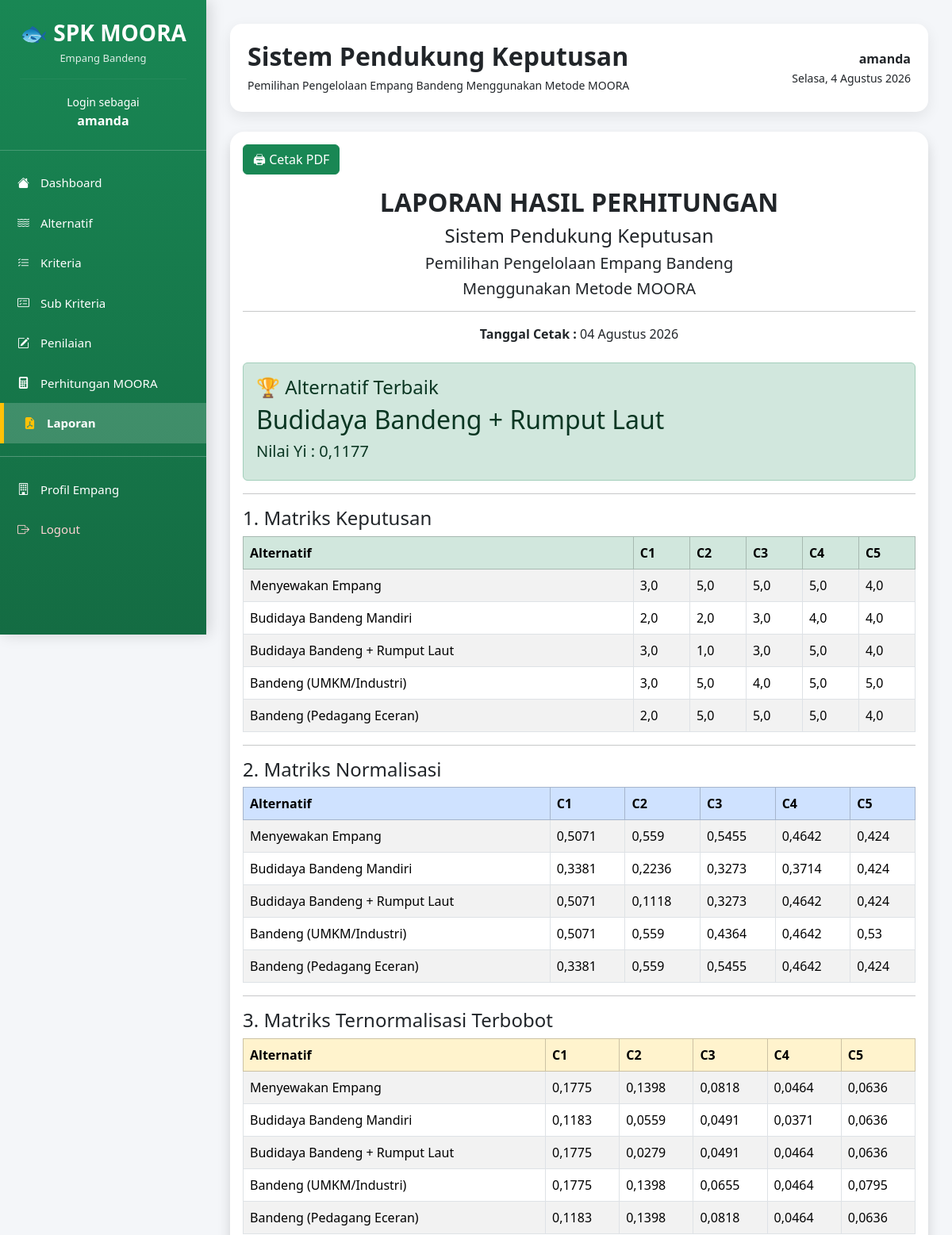
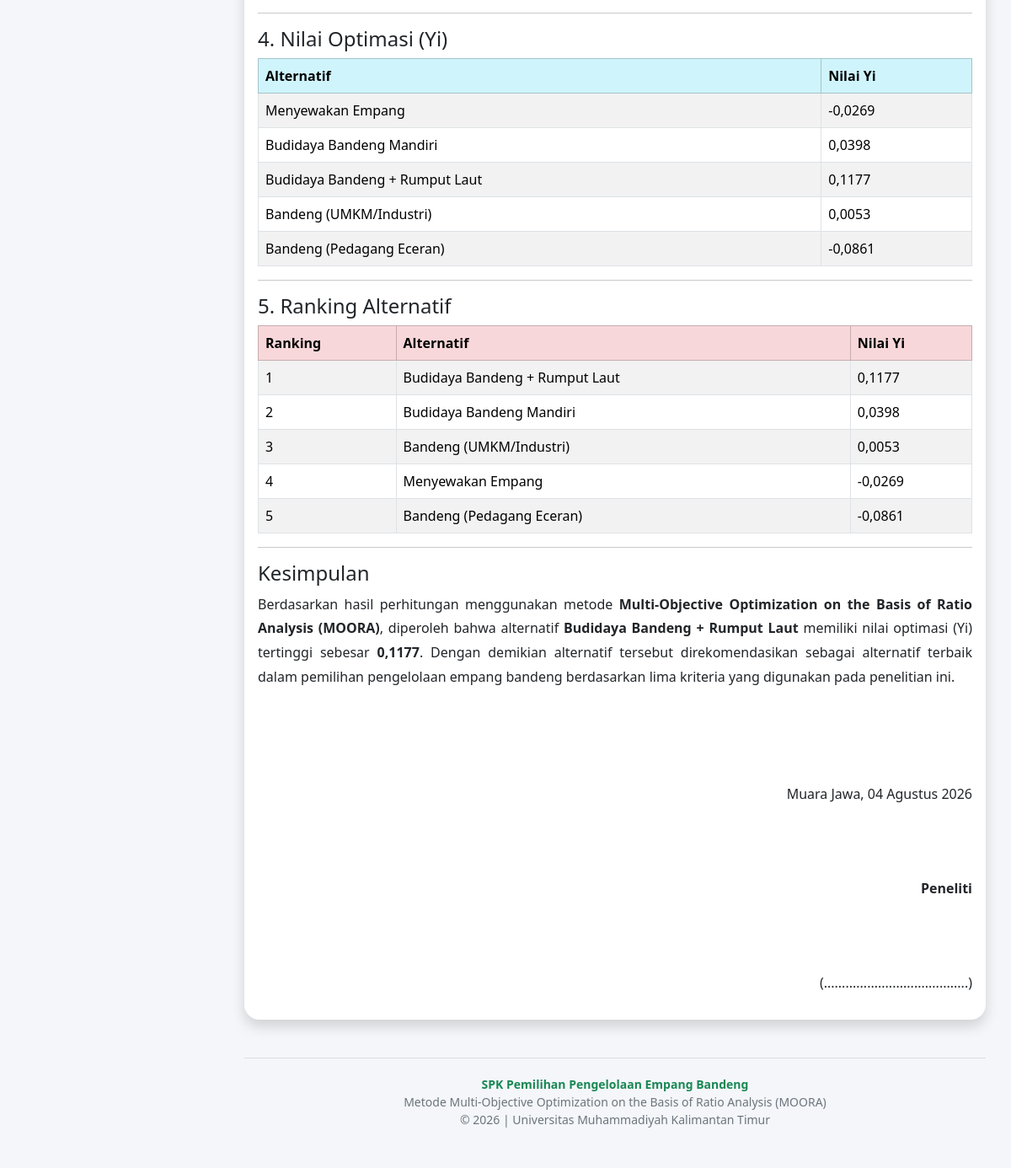
The app's page /laporan/ (signed in) with its own data (2 pictures, top to bottom).
### alternatif/models.py (models this page shows, shortened)
class Alternatif(models.Model):
    kode = models.CharField(max_length=10)
    nama = models.CharField(max_length=255)

### kriteria/models.py (models this page shows, shortened)
class Kriteria(models.Model):
    kode = models.CharField(max_length=10)
    nama = models.CharField(max_length=100)
    bobot = models.DecimalField(
        max_digits=4,
        decimal_places=2
    )
    JENIS = (
        ('Benefit', 'Benefit'),
        ('Cost', 'Cost'),
    )
    jenis = models.CharField(
        max_length=10,
        choices=JENIS
    )

### laporan/views.py (the view)
# urls.py: path("", views.index, name="alternatif"),
@login_required
def index(request):
    alternatif, kriteria, penilaian = get_data()
    context = {
        "alternatif": alternatif,
        "kriteria": kriteria,
        "penilaian": penilaian,
        "matriks": matriks_keputusan(),
        "normal": normalisasi(),
        "terbobot": terbobot(),
        "optimasi": optimasi(),
        "ranking": ranking(),
    }
    return render(
        request,
        "laporan/index.html",
        context,
    )

### moora/services.py (called while the page is built)
def get_data():
    alternatif = Alternatif.objects.all()
    kriteria = Kriteria.objects.all()
    penilaian = Penilaian.objects.all()
    return alternatif, kriteria, penilaian

def matriks_keputusan():
    penilaian = Penilaian.objects.select_related(
        "alternatif",
        "kriteria",
        "subkriteria"
    )
    matriks = defaultdict(dict)
    for p in penilaian:
        matriks[p.alternatif.nama][p.kriteria.kode] = float(
            p.subkriteria.skor
        )
    return dict(matriks)

def normalisasi():
    matriks = matriks_keputusan()
    kriteria = Kriteria.objects.all()
    pembagi = {}
    for k in kriteria:
        jumlah = 0
        for alt in matriks:
            jumlah += matriks[alt][k.kode] ** 2
        pembagi[k.kode] = sqrt(jumlah)
    hasil = defaultdict(dict)
    for alt in matriks:
        for k in kriteria:
            hasil[alt][k.kode] = round(
                matriks[alt][k.kode] /
                pembagi[k.kode],
                4
            )
    return dict(hasil)

def terbobot():
    normal = normalisasi()
    hasil = defaultdict(dict)
    kriteria = Kriteria.objects.all()
    for alt in normal:
        for k in kriteria:
            hasil[alt][k.kode] = round(
                normal[alt][k.kode] *
                float(k.bobot),
                4
            )
    return dict(hasil)

def optimasi():
    bobot = terbobot()
    kriteria = Kriteria.objects.all()
    hasil = {}
    for alt in bobot:
        benefit = 0
        cost = 0
        for k in kriteria:
            nilai = bobot[alt][k.kode]
            if k.jenis.lower() == "benefit":
                benefit += nilai
            else:
                cost += nilai
        hasil[alt] = round(
            benefit - cost,
            4
        )
    return hasil

def ranking():
    hasil = optimasi()
    ranking = sorted(
        hasil.items(),
        key=lambda x: x[1],
        reverse=True
    )
    return ranking

### moora/templatetags/moora_tags.py (called while the page is built)
@register.filter
def get_item(dictionary, key):
    return dictionary.get(key)

### templates/laporan/index.html (shortened to what this page needs)
{% extends 'layouts/base.html' %} {% load moora_tags %} {% block content %}
<div class="card shadow">
  <div class="card-body">
    <div class="mb-3 no-print">
      <button class="btn btn-success" onclick="window.print()">🖨 Cetak PDF</button>
    </div>
    <div class="text-center mb-4">
      <h2><b>LAPORAN HASIL PERHITUNGAN</b></h2>
      <h4>Sistem Pendukung Keputusan</h4>
      <h5>Pemilihan Pengelolaan Empang Bandeng</h5>
      <h5>Menggunakan Metode MOORA</h5>
      <hr />
      <p><strong>Tanggal Cetak :</strong> {% now "d F Y" %}</p>
    </div>
    <div class="alert alert-success">
      <h4>🏆 Alternatif Terbaik</h4>
      <h2>{{ ranking.0.0 }}</h2>
      <h5>Nilai Yi : {{ ranking.0.1 }}</h5>
    </div>
    <hr />
    <h4>1. Matriks Keputusan</h4>
    <table class="table table-bordered table-striped">
      <thead class="table-success">
        <tr>
          <th>Alternatif</th>
          {% for k in kriteria %}
          <th>{{ k.kode }}</th>
          {% endfor %}
        </tr>
      </thead>
      <tbody>
        {% for alternatif,nilai in matriks.items %}
        <tr>
          <td>{{ alternatif }}</td>
          {% for k in kriteria %}
          <td>{{ nilai|get_item:k.kode }}</td>
          {% endfor %}
        </tr>
        {% endfor %}
      </tbody>
    </table>
    <hr />
    <h4>2. Matriks Normalisasi</h4>
    <table class="table table-bordered table-striped">
      <thead class="table-primary">
        <tr>
          <th>Alternatif</th>
          {% for k in kriteria %}
          <th>{{ k.kode }}</th>
          {% endfor %}
        </tr>
      </thead>
      <tbody>
        {% for alternatif,nilai in normal.items %}
        <tr>
          <td>{{ alternatif }}</td>
          {% for k in kriteria %}
          <td>{{ nilai|get_item:k.kode }}</td>
          {% endfor %}
        </tr>
        {% endfor %}
      </tbody>
    </table>
    <hr />
    <h4>3. Matriks Ternormalisasi Terbobot</h4>
    <table class="table table-bordered table-striped">
      <thead class="table-warning">
        <tr>
          <th>Alternatif</th>
          {% for k in kriteria %}
          <th>{{ k.kode }}</th>
          {% endfor %}
        </tr>
      </thead>
      <tbody>
        {% for alternatif,nilai in terbobot.items %}
        <tr>
          <td>{{ alternatif }}</td>
          {% for k in kriteria %}
          <td>{{ nilai|get_item:k.kode }}</td>
          {% endfor %}
        </tr>
        {% endfor %}
      </tbody>
    </table>
    <hr />
    <h4>4. Nilai Optimasi (Yi)</h4>
    <table class="table table-bordered table-striped">
      <thead class="table-info">
        <tr>
          <th>Alternatif</th>
          <th>Nilai Yi</th>
        </tr>
      </thead>
      <tbody>
        {% for alt,nilai in optimasi.items %}
        <tr>
          <td>{{ alt }}</td>
          <td>{{ nilai }}</td>
        </tr>
        {% endfor %}
      </tbody>
    </table>
    <hr />
    <h4>5. Ranking Alternatif</h4>
    <table class="table table-bordered table-striped">
      <thead class="table-danger">
        <tr>
          <th>Ranking</th>
          <th>Alternatif</th>
          <th>Nilai Yi</th>
        </tr>
      </thead>
      <tbody>
        {% for item in ranking %}
        <tr>
          <td>{{ forloop.counter }}</td>
          <td>{{ item.0 }}</td>
          <td>{{ item.1 }}</td>
        </tr>
        {% endfor %}
      </tbody>
    </table>
    <hr />
    <h4>Kesimpulan</h4>
    <p style="text-align: justify; line-height: 1.8">
      Berdasarkan hasil perhitungan menggunakan metode
      <b>Multi-Objective Optimization on the Basis of Ratio Analysis (MOORA)</b>, diperoleh bahwa alternatif
      <b>{{ ranking.0.0 }}</b>
      memiliki nilai optimasi (Yi) tertinggi sebesar
      <b>{{ ranking.0.1 }}</b>. Dengan demikian alternatif tersebut direkomendasikan sebagai alternatif terbaik dalam pemilihan pengelolaan empang bandeng berdasarkan lima kriteria yang digunakan pada penelitian ini.
    </p>
    <br /><br />
    <div class="text-end mt-5">
      <p>Muara Jawa, {% now "d F Y" %}</p>
      <br /><br /><br />
      <p><strong>Peneliti</strong></p>
      <br /><br /><br />
      <p>(........................................)</p>
    </div>
  </div>
</div>
{% endblock %}

### templates/layouts/base.html (shortened to what this page needs)
<!doctype html>
<html lang="id">
  <head>
    <link href="https://cdn.jsdelivr.net/npm/bootstrap@5.3.3/dist/css/bootstrap.min.css" rel="stylesheet" />
    <link rel="stylesheet" href="https://cdn.jsdelivr.net/npm/bootstrap-icons@1.11.3/font/bootstrap-icons.min.css" />
  </head>
  <body>
    <div class="sidebar">
      <div class="logo">
        <h3>🐟 SPK MOORA</h3>
        <p>Empang Bandeng</p>
        <hr />
        <small>Login sebagai</small>
        <br />
        <strong>{{ request.user.username }}</strong>
      </div>
      <div class="menu">
        <a href="/" class="{% if request.path == '/' %}active{% endif %}">
          <i class="bi bi-house-fill"></i>
          Dashboard
        </a>
        <a href="/alternatif/" class="{% if '/alternatif/' in request.path %}active{% endif %}">
          <i class="bi bi-water"></i>
          Alternatif
        </a>
        <a href="/kriteria/" class="{% if '/kriteria/' in request.path %}active{% endif %}">
          <i class="bi bi-list-check"></i>
          Kriteria
        </a>
        <a href="/subkriteria/" class="{% if '/subkriteria/' in request.path %}active{% endif %}">
          <i class="bi bi-card-checklist"></i>
          Sub Kriteria
        </a>
        <a href="/penilaian/" class="{% if '/penilaian/' in request.path %}active{% endif %}">
          <i class="bi bi-pencil-square"></i>
          Penilaian
        </a>
        <a href="/moora/" class="{% if '/moora/' in request.path %}active{% endif %}">
          <i class="bi bi-calculator-fill"></i>
          Perhitungan MOORA
        </a>
        <a href="/laporan/" class="{% if '/laporan/' in request.path %}active{% endif %}">
          <i class="bi bi-file-earmark-pdf-fill"></i>
          Laporan
        </a>
        <hr class="text-white" />
        <a href="/profil/" class="{% if '/profil/' in request.path %}active{% endif %}">
          <i class="bi bi-building"></i>
          Profil Empang
        </a>
        <a href="{% url 'logout' %}" class="logout">
          <i class="bi bi-box-arrow-right"></i>
          Logout
        </a>
      </div>
    </div>
    <div class="content">
      <div class="topbar d-flex justify-content-between align-items-center">
        <div>
          <h2>Sistem Pendukung Keputusan</h2>
          <small> Pemilihan Pengelolaan Empang Bandeng Menggunakan Metode MOORA </small>
        </div>
        <div class="text-end">
          <strong>{{ request.user.username }}</strong>
          <br />
          <small id="tanggal"></small>
        </div>
      </div>
      {% block content %} {% endblock %}
      <footer>
        <strong>SPK Pemilihan Pengelolaan Empang Bandeng</strong>
        <br />
        Metode Multi-Objective Optimization on the Basis of Ratio Analysis (MOORA)
        <br />
        © 2026 | Universitas Muhammadiyah Kalimantan Timur
      </footer>
    </div>
  </body>
</html>

### templates/layouts/base.html (style rules this page uses)
* { font-family: "Segoe UI", sans-serif; }
body { background: #f4f6f9; }
.sidebar { position: fixed; top: 0; left: 0; width: 260px; height: 100vh; overflow-y: auto; background: linear-gradient(180deg, #198754, #146c43); color: white; box-shadow: 4px 0 18px rgba(0, 0, 0, 0.15); z-index: 999; }
.logo { text-align: center; padding: 25px; border-bottom: 1px solid rgba(255, 255, 255, 0.2); }
.logo h3 { font-weight: bold; margin-bottom: 5px; }
.logo p { margin: 0; opacity: 0.85; font-size: 13px; }
.logo hr { border-color: rgba(255, 255, 255, 0.2); }
.menu { margin-top: 15px; }
.menu a { display: block; color: white; text-decoration: none; padding: 14px 22px; transition: 0.25s; font-size: 15px; }
.menu a.active { background: rgba(255, 255, 255, 0.18); border-left: 5px solid #ffc107; padding-left: 25px; font-weight: 600; }
.menu a.active i { color: #ffc107; }
.menu a.logout { color: #ffd3d3; }
.menu i { margin-right: 10px; }
.content { margin-left: 260px; padding: 30px; min-height: 100vh; }
.topbar { background: white; border-radius: 15px; padding: 22px; box-shadow: 0 6px 18px rgba(0, 0, 0, 0.08); margin-bottom: 25px; }
.topbar h2 { font-weight: 700; margin-bottom: 5px; }
.card { border: none; border-radius: 18px; box-shadow: 0 6px 18px rgba(0, 0, 0, 0.08); }
.table { background: white; }
footer { margin-top: 45px; padding: 20px; text-align: center; color: #6c757d; border-top: 1px solid #ddd; font-size: 14px; }
footer strong { color: #198754; }

### templates/laporan/index.html (style rules this page uses)
.no-print { margin-bottom: 20px; }

### records on screen
Alternatif: nama "Budidaya Bandeng + Rumput Laut", matriks "Budidaya Bandeng + Rumput Laut", normal "Budidaya Bandeng + Rumput Laut", terbobot "Budidaya Bandeng + Rumput Laut", optimasi "Budidaya Bandeng + Rumput Laut", nama "Budidaya Bandeng + Rumput Laut"
Kriteria: kode "C1", kode "3,0", kode "2,0", kode "0,5071", kode "0,3381", kode "0,1775", kode "0,1183"
Kriteria: kode "C2", kode "5,0", kode "2,0", kode "1,0", kode "0,559", kode "0,2236", kode "0,1118", kode "0,1398", kode "0,0559", kode "0,0279"
Kriteria: kode "C3", kode "5,0", kode "3,0", kode "4,0", kode "0,5455", kode "0,3273", kode "0,4364", kode "0,0818", kode "0,0491", kode "0,0655"
Kriteria: kode "C4", kode "5,0", kode "4,0", kode "0,4642", kode "0,3714", kode "0,0464", kode "0,0371"
Kriteria: kode "C5", kode "4,0", kode "5,0", kode "0,424", kode "0,53", kode "0,0636", kode "0,0795"
Alternatif: matriks "Menyewakan Empang", normal "Menyewakan Empang", terbobot "Menyewakan Empang", optimasi "Menyewakan Empang", nama "Menyewakan Empang"
Alternatif: matriks "Budidaya Bandeng Mandiri", normal "Budidaya Bandeng Mandiri", terbobot "Budidaya Bandeng Mandiri", optimasi "Budidaya Bandeng Mandiri", nama "Budidaya Bandeng Mandiri"
Alternatif: matriks "Bandeng (UMKM/Industri)", normal "Bandeng (UMKM/Industri)", terbobot "Bandeng (UMKM/Industri)", optimasi "Bandeng (UMKM/Industri)", nama "Bandeng (UMKM/Industri)"
Alternatif: matriks "Bandeng (Pedagang Eceran)", normal "Bandeng (Pedagang Eceran)", terbobot "Bandeng (Pedagang Eceran)", optimasi "Bandeng (Pedagang Eceran)", nama "Bandeng (Pedagang Eceran)"

### other values on screen
{{ request.user.username }} "amanda"
{{ ranking.0.1 }} "0,1177"
{{ nilai }} "-0,0269" "0,0398" "0,1177" "0,0053" "-0,0861"
{{ item.1 }} "0,1177" "0,0398" "0,0053" "-0,0269" "-0,0861"
